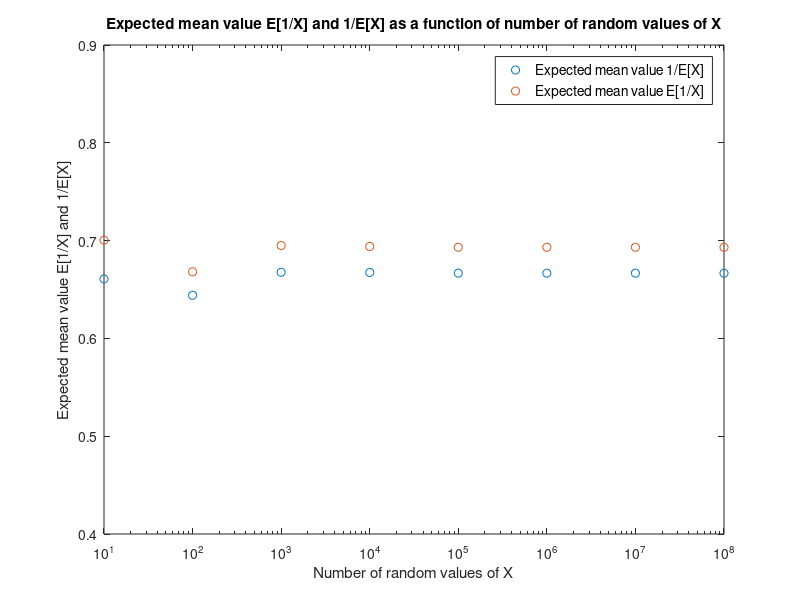
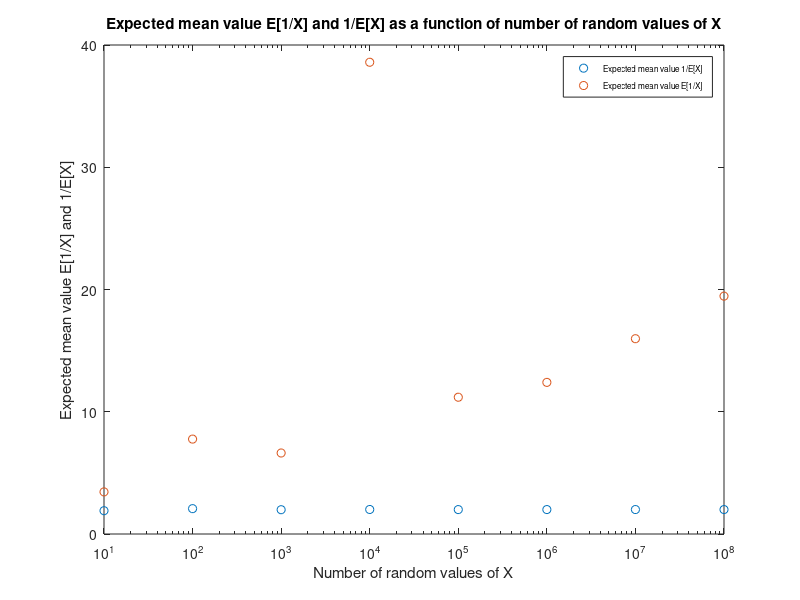
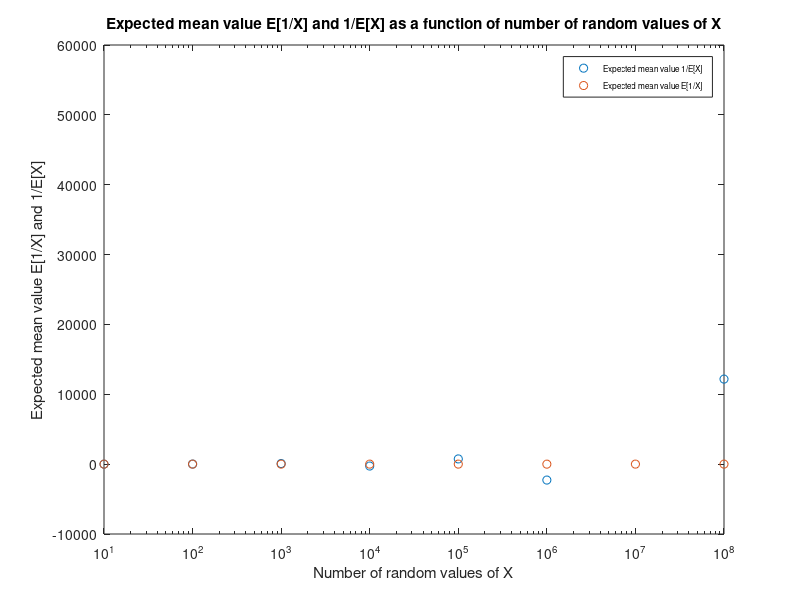

Write the MATLAB code that produced these figures, in order.
%% Psarras Dimitrios
% Chapter 2: Exercise 4 for uniform continuous distribution in range 1 to 2 
clear; clc;

% mux is the expected mean value for the random variable X, the values are
% saved in a matrix form
% mu1x is the expected mean value for the random variable 1/X, the values
% are save in a matrix form
% n is a matrix 1x8 with elements the number of random values for the
% variable X
mux=[];mu1x=[];
n=10.^[1:8];

% with the for the simulation is repeated for the increasing number of
% random values of X
for i=1:length(n)
    % random values from uniform continuous distribution
    x=rand(1,n(i))+1;
    % matrix for 1/X
    x1=1./x;
    % expected mean values E[1/X] and 1/E[x]
    mux(end+1)=1/mean(x);
    mu1x(end+1)=mean(x1);
end

% plotting the mean values 1/E[X] and E[1/X] as a function of n
semilogx(n,mux,'o');
hold on
semilogx(n,mu1x,'o');
title({'Expected mean value E[1/X] and 1/E[X] as a function of number of random values of X'});
xlabel('Number of random values of X');
ylabel('Expected mean value E[1/X] and 1/E[X]');
legend({'Expected mean value 1/E[X]','Expected mean value E[1/X]'},'FontSize',10)
ylim([0.4,0.9])
hold off

%% Psarras Dimitrios
% Chapter 2: Exercise 4 for uniform continuous distribution in range 0 to 1 
clear; clc;

% mux is the expected mean value for the random variable X, the values are
% saved in a matrix form
% mu1x is the expected mean value for the random variable 1/X, the values
% are save in a matrix form
% n is a matrix 1x8 with elements the number of random values for the
% variable X
mux=[];mu1x=[];
n=10.^[1:8];

% with the for the simulation is repeated for the increasing number of
% random values of X
for i=1:length(n)
    % random values from uniform continuous distribution
    x=rand(1,n(i));
    % matrix for 1/X
    x1=1./x;
    % expected mean values E[1/X] and 1/E[x]
    mux(end+1)=1/mean(x);
    mu1x(end+1)=mean(x1);
end

figure();
% plotting the mean values 1/E[X] and E[1/X] as a function of n
semilogx(n,mux,'o');
hold on
semilogx(n,mu1x,'o');
title({'Expected mean value E[1/X] and 1/E[X] as a function of number of random values of X'});
xlabel('Number of random values of X');
ylabel('Expected mean value E[1/X] and 1/E[X]');
legend({'Expected mean value 1/E[X]','Expected mean value E[1/X]'},'FontSize',6)
hold off

%% Psarras Dimitrios
% Chapter 2: Exercise 4 for uniform continuous distribution in range -1 to 1 
clear; clc;

% mux is the expected mean value for the random variable X, the values are
% saved in a matrix form
% mu1x is the expected mean value for the random variable 1/X, the values
% are save in a matrix form
% n is a matrix 1x8 with elements the number of random values for the
% variable X
mux=[];mu1x=[];
n=10.^[1:8];

% with the for the simulation is repeated for the increasing number of
% random values of X
for i=1:length(n)
    % random values from uniform continuous distribution
    x=2*rand(1,n(i))-1;
    % matrix for 1/X
    x1=1./x;
    % expected mean values E[1/X] and 1/E[x]
    mux(end+1)=1/mean(x);
    mu1x(end+1)=mean(x1);
end

figure();
% plotting the mean values 1/E[X] and E[1/X] as a function of n
semilogx(n,mux,'o');
hold on
semilogx(n,mu1x,'o');
title({'Expected mean value E[1/X] and 1/E[X] as a function of number of random values of X'});
xlabel('Number of random values of X');
ylabel('Expected mean value E[1/X] and 1/E[X]');
legend({'Expected mean value 1/E[X]','Expected mean value E[1/X]'},'FontSize',6)
hold off

%% Psarras Dimitrios
% Comments

disp('We observe that range 1 to 2 for random values for X the equation E[1/X]=1/E[X] is not true, although marginally. However for the range 0 to 1 and -1 to 1 because the random variable X takes values near to zero the fraction 1/X tends to have big values and as a result in these case the equation for the expected mean values is not True');